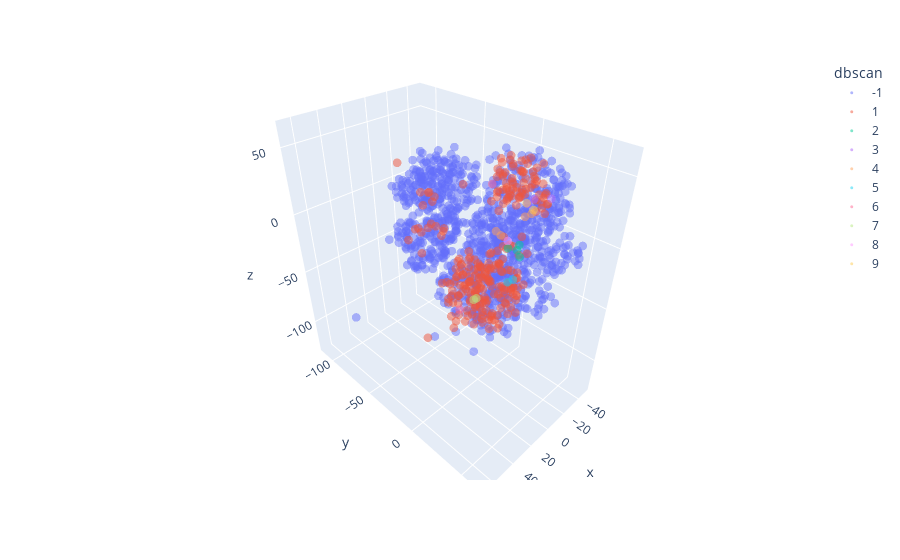

Here is the notebook cell this chart was saved with:
### Code cell
tsne_3d_df['dbscan'] = [str(label) for label in new_data['Cluster']]
plot_3d(tsne_3d_df, name='dbscan')

### Figure 1 — Plotly figure (JSON) as saved in the notebook; plotly's stock layout.template omitted (floating-point values rounded to 4 significant figures; data arrays with more than 128 entries replaced by an {"elided": "..."} marker saying what was removed)
{"data": [{"hovertemplate": "dbscan=-1<br>x=%{x}<br>y=%{y}<br>z=%{z}<extra></extra>", "legendgroup": "-1", "marker": {"color": "#636efa", "opacity": 0.5, "size": 3, "symbol": "circle"}, "mode": "markers", "name": "-1", "scene": "scene", "showlegend": true, "type": "scatter3d", "x": {"elided": "1042 float values"}, "y": {"elided": "1042 float values"}, "z": {"elided": "1042 float values"}}, {"hovertemplate": "dbscan=1<br>x=%{x}<br>y=%{y}<br>z=%{z}<extra></extra>", "legendgroup": "1", "marker": {"color": "#EF553B", "opacity": 0.5, "size": 3, "symbol": "circle"}, "mode": "markers", "name": "1", "scene": "scene", "showlegend": true, "type": "scatter3d", "x": {"elided": "255 float values"}, "y": {"elided": "255 float values"}, "z": {"elided": "255 float values"}}, {"hovertemplate": "dbscan=2<br>x=%{x}<br>y=%{y}<br>z=%{z}<extra></extra>", "legendgroup": "2", "marker": {"color": "#00cc96", "opacity": 0.5, "size": 3, "symbol": "circle"}, "mode": "markers", "name": "2", "scene": "scene", "showlegend": true, "type": "scatter3d", "x": [-16.71, -15.84, -14.43, -17.82], "y": [14.71, 18.01, 8.843, 15.46], "z": [-9.174, -12.67, -9.234, -5.194]}, {"hovertemplate": "dbscan=3<br>x=%{x}<br>y=%{y}<br>z=%{z}<extra></extra>", "legendgroup": "3", "marker": {"color": "#ab63fa", "opacity": 0.5, "size": 3, "symbol": "circle"}, "mode": "markers", "name": "3", "scene": "scene", "showlegend": true, "type": "scatter3d", "x": [-19.01, -16.99, -27.4], "y": [22.32, 19.52, 29.27], "z": [30.96, 27.49, 30.74]}, {"hovertemplate": "dbscan=4<br>x=%{x}<br>y=%{y}<br>z=%{z}<extra></extra>", "legendgroup": "4", "marker": {"color": "#FFA15A", "opacity": 0.5, "size": 3, "symbol": "circle"}, "mode": "markers", "name": "4", "scene": "scene", "showlegend": true, "type": "scatter3d", "x": [-15.78, -23.69, -15.77, -21.63], "y": [-3.452, 18.41, 0.9033, 15.03], "z": [-1.544, 17.26, -3.091, 14.55]}, {"hovertemplate": "dbscan=5<br>x=%{x}<br>y=%{y}<br>z=%{z}<extra></extra>", "legendgroup": "5", "marker": {"color": "#19d3f3", "opacity": 0.5, "size": 3, "symbol": "circle"}, "mode": "markers", "name": "5", "scene": "scene", "showlegend": true, "type": "scatter3d", "x": [-2.86, -7.146], "y": [19.46, 20.52], "z": [-26.04, -25.58]}, {"hovertemplate": "dbscan=6<br>x=%{x}<br>y=%{y}<br>z=%{z}<extra></extra>", "legendgroup": "6", "marker": {"color": "#FF6692", "opacity": 0.5, "size": 3, "symbol": "circle"}, "mode": "markers", "name": "6", "scene": "scene", "showlegend": true, "type": "scatter3d", "x": [25.31, 7.83], "y": [2.371, 10.46], "z": [-43.15, 46.29]}, {"hovertemplate": "dbscan=7<br>x=%{x}<br>y=%{y}<br>z=%{z}<extra></extra>", "legendgroup": "7", "marker": {"color": "#B6E880", "opacity": 0.5, "size": 3, "symbol": "circle"}, "mode": "markers", "name": "7", "scene": "scene", "showlegend": true, "type": "scatter3d", "x": [24.3, 25.64], "y": [13.92, 17.23], "z": [-28.72, -25.04]}, {"hovertemplate": "dbscan=8<br>x=%{x}<br>y=%{y}<br>z=%{z}<extra></extra>", "legendgroup": "8", "marker": {"color": "#FF97FF", "opacity": 0.5, "size": 3, "symbol": "circle"}, "mode": "markers", "name": "8", "scene": "scene", "showlegend": true, "type": "scatter3d", "x": [-15.74], "y": [7.161], "z": [-4.703]}, {"hovertemplate": "dbscan=9<br>x=%{x}<br>y=%{y}<br>z=%{z}<extra></extra>", "legendgroup": "9", "marker": {"color": "#FECB52", "opacity": 0.5, "size": 3, "symbol": "circle"}, "mode": "markers", "name": "9", "scene": "scene", "showlegend": true, "type": "scatter3d", "x": [8.711, 9.432], "y": [41.71, 37.14], "z": [41.4, 44.22]}], "layout": {"legend": {"title": {"text": "dbscan"}, "tracegroupgap": 0}, "margin": {"t": 60}, "scene": {"domain": {"x": [0, 1], "y": [0, 1]}, "xaxis": {"title": {"text": "x"}}, "yaxis": {"title": {"text": "y"}}, "zaxis": {"title": {"text": "z"}}}}}
